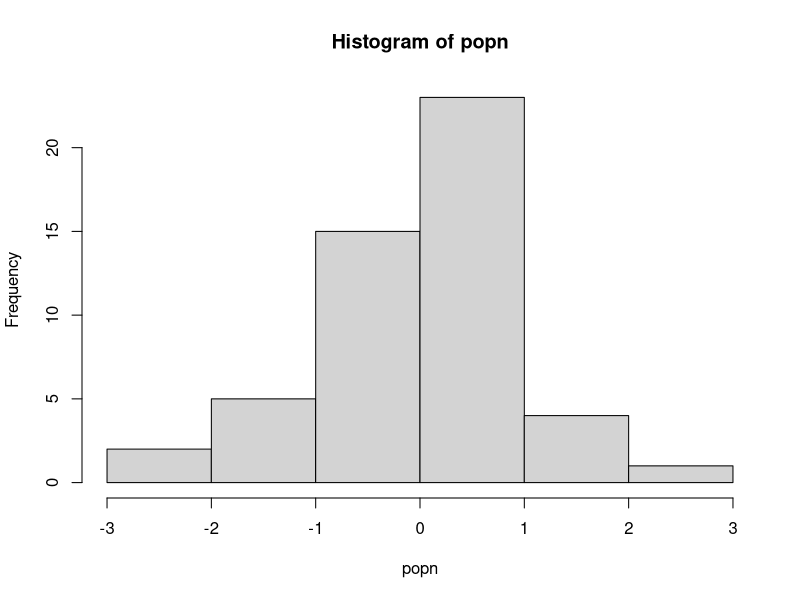

The R script that drew this image:

# Author: Ben Nouhan, bjn20@ucl.ac.uk
#
# Script: try.R
#
# Desc: Demonstration of R's try keyword, to catcn an error but continue the script
#
# Arguments:
# -
#
# Output:
# -
#
# Date: 22 Oct 2020

doit <- function(x){
    temp_x <- sample(x, replace = TRUE)
    if(length(unique(temp_x)) > 30) {#only take mean if sample was sufficient
         print(paste("Mean of this sample was:", as.character(mean(temp_x))))
        } 
    else {
        stop("Couldn't calculate mean: too few unique values!")
        }
    }

popn <- rnorm(50)

hist(popn)

#lapply(1:15, function(i) doit(popn)) #running usinglapply, repeating sampling 15 times

result <- lapply(1:15, function(i) try(doit(popn), FALSE)) #same but using try
#The FALSE modifier for the try command suppresses any error messages, but result will still contain them so that you can inspect them later

class(result) #The errors are stored in the object result, a list that stores result of each run

# #alternative; similar to above, but more compact output (yet more code); hash one of them
# result <- vector("list", 15) #Preallocate/Initialize
# for(i in 1:15) {
#     result[[i]] <- try(doit(popn), FALSE)
#     }
